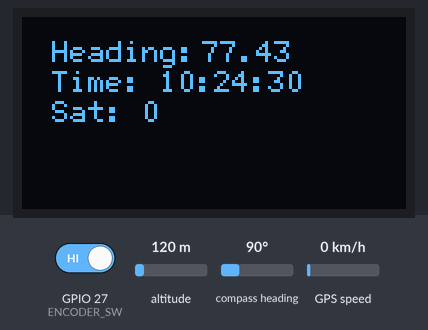
A program run on a simulated ESP32. Parts: 128×64 one-colour display. Inputs (shaded band) come from the test bench; at power-on: altitude 120 m, compass heading 90°, GPS speed 0 km/h, GPIO 27 (ENCODER_SW) HIGH. The GPS gets a fix after 3 s at 37.7749, -122.4194 with 8 satellites; what the program prints to the serial monitor is not drawn.

Above: at 1.3 s.
1.4 s: altitude set to 20 m
5.9 s: compass heading set to 7°
At 8.4 s:
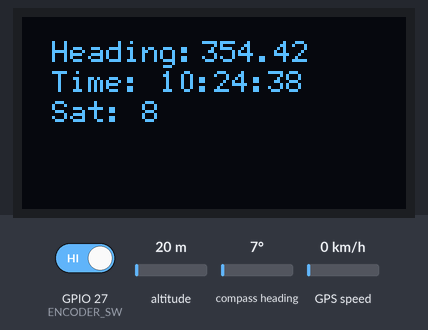
8.5 s: GPS speed set to 30 km/h
13.0 s: GPIO 27 (ENCODER_SW) driven LOW
At 14.0 s:
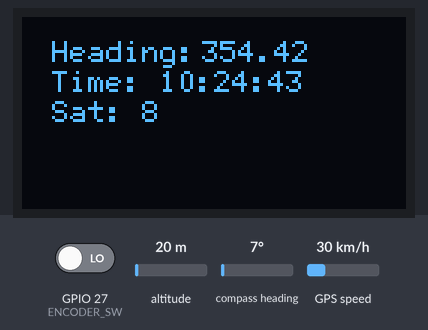
17.5 s: GPIO 27 (ENCODER_SW) driven HIGH
21.0 s: compass heading set to 90°
At 21.4 s:
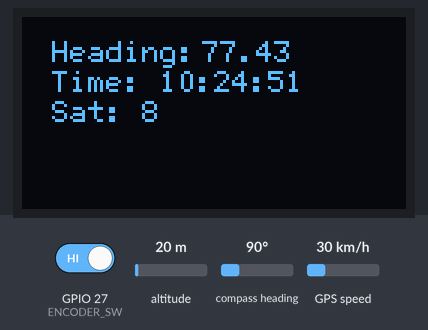
Timing chart, 0 to 24.0 s (numbered marks = the images above; inputs shaded):
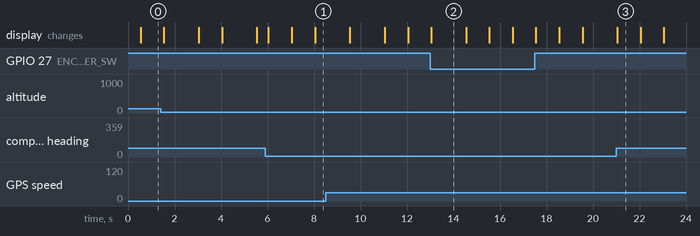

Measured:
- after the input at 5.9 s, the display: first changes after 0.13 s (image 1 shows a later state)
- what the display in image 2 shows lasts 1.5 s, from 13.0 s to 14.5 s
- what the display in image 3 shows lasts 1.1 s, from 21.0 s to 22.1 s

The program:

main.cpp
```cpp
#include <Wire.h>
#include <U8g2lib.h>
#include <TinyGPSPlus.h>
#include <QMC5883LCompass.h>
#include <ezButton.h>
#include <RotaryEncoder.h>

// Hardware Components
TinyGPSPlus gps;
HardwareSerial gpsSerial(2);
QMC5883LCompass compass;
U8G2_SSD1306_128X64_NONAME_F_HW_I2C u8g2(U8G2_R0, /* reset=*/ U8X8_PIN_NONE);

// Constants
const int updateInterval = 500;
unsigned long lastUpdate = 0;

// Encoder Configuration
#define ENCODER_CLK 25
#define ENCODER_DT 26
#define ENCODER_SW 27
ezButton button(ENCODER_SW);

int page = 0;
int max_page = 3;

void scanI2CDevices() {
    Serial.println("\nI2C Scanner");
    for (uint8_t address = 1; address < 127; address++) {
        Wire.beginTransmission(address);
        if (Wire.endTransmission() == 0) {
            Serial.print("I2C device found at address 0x");
            if (address < 16) Serial.print("0");
            Serial.println(address, HEX);
        }
    }
}

void initGPS() {
    gpsSerial.begin(115200, SERIAL_8N1, 16, 17);  // GPS on UART2 (RX=16, TX=17)
}

void initCompass() {
    compass.init();
    compass.setMode(0x01, 0x0C, 0x10, 0x00); // Continuous, 200Hz, 8G, 512 (High Power)
}

void initDisplay() {
    u8g2.begin();
    u8g2.clearBuffer();
    u8g2.setFont(u8g2_font_6x12_tf);
}

void setup() {
    Serial.begin(115200);
    Wire.begin();

    button.setDebounceTime(25);  // Configure Encoder button debounce

    scanI2CDevices();
    initGPS();
    initCompass();
    initDisplay();

    delay(100);
}


String getCardinalDirection(float headingDegrees) {
    const char* directions[] = { "N", "NNE", "NE", "ENE", "E", "ESE", "SE", "SSE",
                                 "S", "SSW", "SW", "WSW", "W", "WNW", "NW", "NNW" };
    float ranges[] = { 11.25, 33.75, 56.25, 78.75, 101.25, 123.75, 146.25, 168.75,
                      191.25, 213.75, 236.25, 258.75, 281.25, 303.75, 326.25, 348.75 };
    if (headingDegrees < 11.25 || headingDegrees > 348.75) return "N";
    for (int i = 0; i < 16; i++) {
        if (headingDegrees <= ranges[i]) return directions[i];
    }
    return "N";
}

void handleButtonPress() {
    static unsigned long pressStartTime = 0;
    button.loop();

    if (button.isPressed()) {
        pressStartTime = millis();
    }

    if (button.isReleased()) {
        unsigned long pressDuration = millis() - pressStartTime;
        if (pressDuration >= 1000) {
            Serial.println("Long press detected!");
        } else {
            page = (page + 1) % (max_page + 1);
            Serial.println(page);
        }
    }
}

void readCompass(float &headingDegrees, String &cardinal) {
    compass.read();
    int x = compass.getX();
    int y = compass.getY();
    int z = compass.getZ();
    headingDegrees = atan2(y, x) * 180 / PI;
    headingDegrees += -12.57;  // NYC declination
    headingDegrees = fmod(headingDegrees + 360.0, 360.0);
    cardinal = getCardinalDirection(headingDegrees);
    Serial.printf("Heading: %.1f, Dir: %s, Mag: %.1f\n", headingDegrees, cardinal, sqrt(x * x + y * y + z * z));
}

void readGPS() {
    while (gpsSerial.available()) {
        gps.encode(gpsSerial.read());
      }
    Serial.printf("Time: %02d:%02d:%02d\n", gps.time.hour(), gps.time.minute(), gps.time.second());
    Serial.printf("GPS - Lat: %.6f, Lon: %.6f, Sats: %d\n", gps.location.lat(), gps.location.lng(), gps.satellites.value());
}

void updateDisplay(float headingDegrees, String cardinal) {
    u8g2.clearBuffer();
    u8g2.setCursor(10, 15);
    u8g2.print("Heading: ");
    u8g2.setCursor(60, 15);
    u8g2.print(headingDegrees);

    u8g2.setCursor(10, 25);
    if (gps.time.isValid()) {
        u8g2.printf("Time: %02d:%02d:%02d", gps.time.hour(), gps.time.minute(), gps.time.second());
    } else {
        u8g2.print("No GPS Fix");
    }

    u8g2.setCursor(10, 50);
    if (gps.location.isUpdated()) {
        u8g2.printf("Lat: %.6f", gps.location.lat());
        u8g2.setCursor(10, 60);
        u8g2.printf("Lon: %.6f", gps.location.lng());
    }

    u8g2.setCursor(10, 35);
    u8g2.print("Sat: ");
    u8g2.print(gps.satellites.value());

    u8g2.sendBuffer();
}

void loop() {
    handleButtonPress();

    if (millis() - lastUpdate >= updateInterval) {
        lastUpdate = millis();

        float headingDegrees;
        String cardinal;
        readCompass(headingDegrees, cardinal);
        readGPS();
        updateDisplay(headingDegrees, cardinal);

        Serial.println();
    }

}
```
